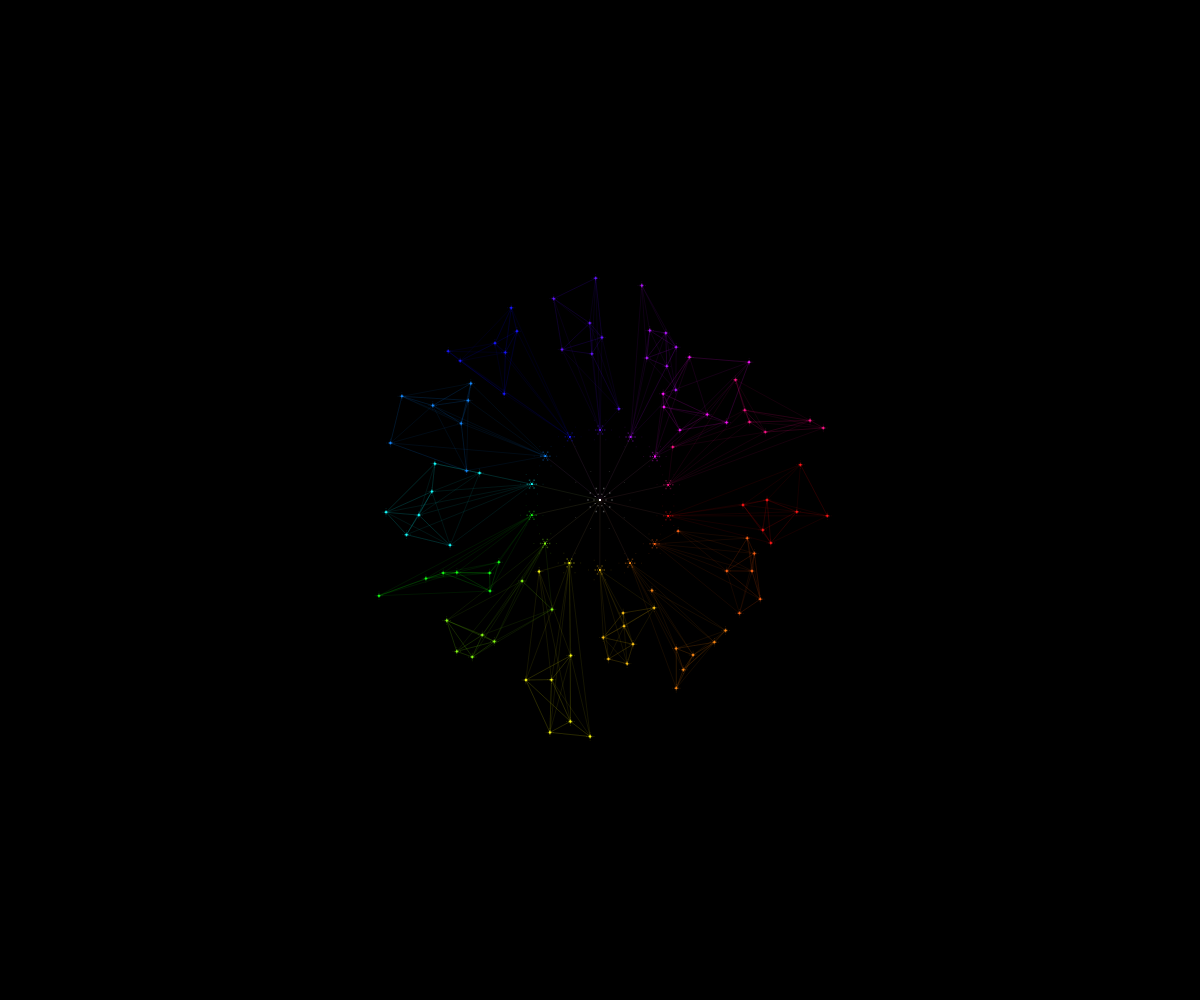
Frame 1 (no input)
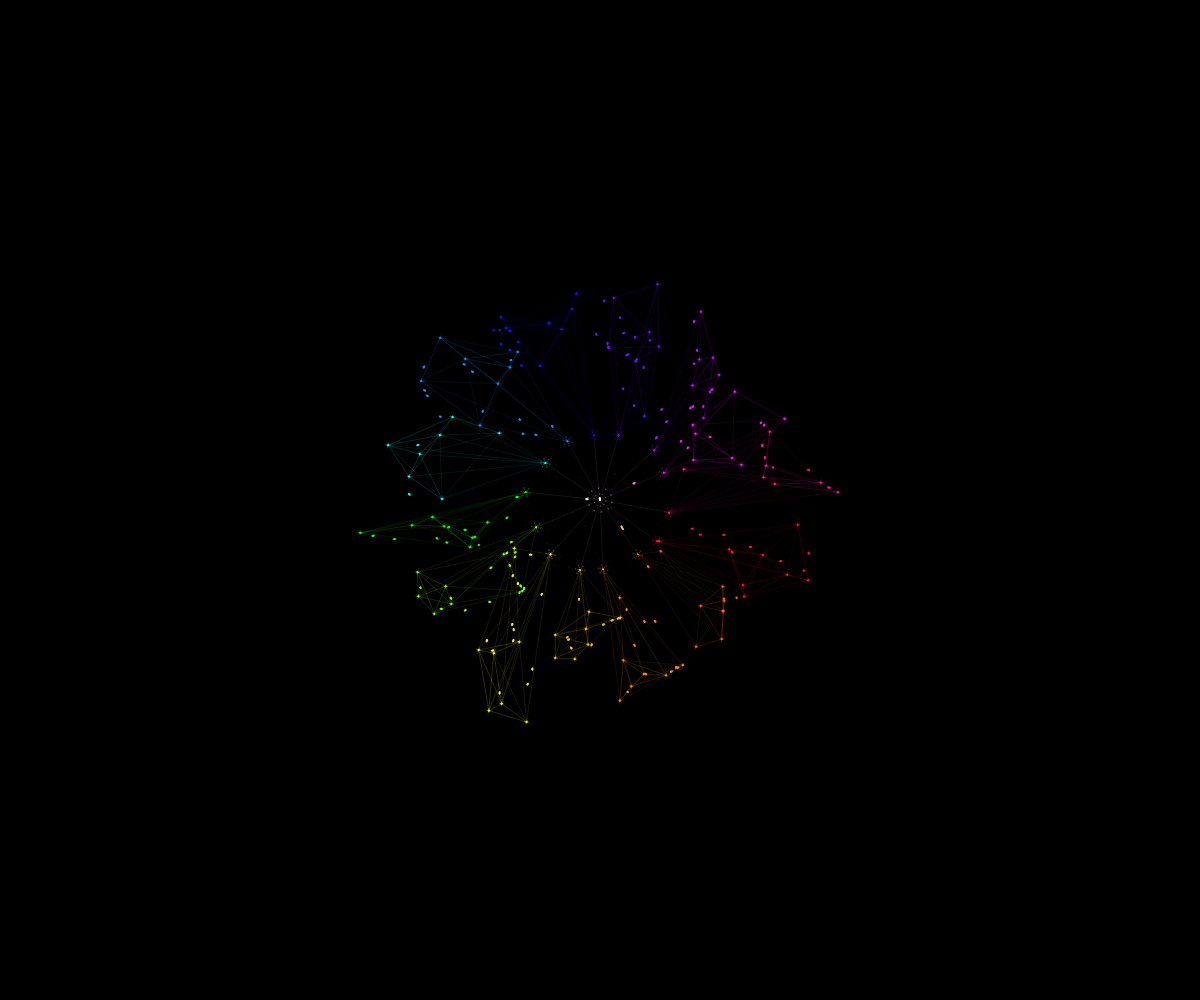
Frame 60 (no input)
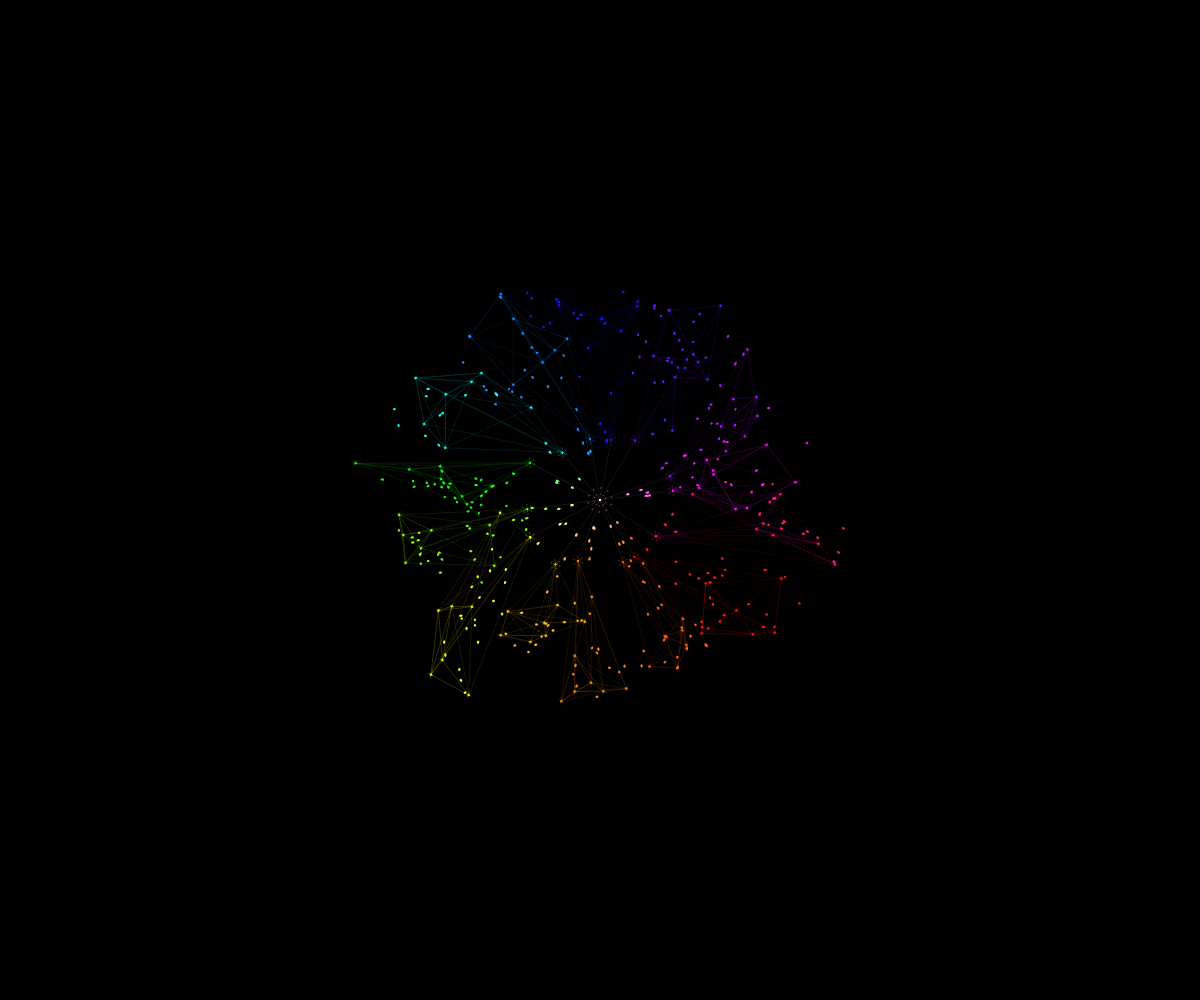
Frame 120 (the mouse pressed at the canvas centre since frame 60)

The p5.js sketch that drew these frames (run headless with seeded random() and noise() and a simulated clock; from frame 60 on, the mouse is pressed at the canvas centre):

// p5.js sketch
// ── sketch.js
// Global arrays
let nodes = [];
let particles = [];
let edges = [];

// All constants first
const NUM_NODES = 112;
const NUM_EDGES = 20;
const PARTICLE_LIFESPAN = 1500;  // Reduced from 4000
const MAX_SPEED = 1.5;      // Reduced from 2.0
const MAX_FORCE = 0.05;      // Reduced from 0.1
const EDGE_INFLUENCE_RADIUS = 25;  // Reduced to minimize cross-edge influence
const SPAWN_RATE = 0.096;  // Increased from 0.08 (20% more)
const NODE_SIZE = 5;  // Reduced from 6 for less crowding
const MIN_RADIUS = 150;  // Reduced from 180
const MAX_RADIUS = 320;  // Reduced from 380
const HUB_SIZE = 40;   // Reduced from 50
const MINIHUB_SIZE = 15;  // Reduced from 20
const MINIHUB_RADIUS = 70;  // Reduced from 100
const PARTICLE_TRAIL_LENGTH = 4;  // Slightly reduced from 5
const TRAIL_ALPHA_STEP = 1.0;     // Increased from 0.8 for much faster fade-out
const TRAIL_WIDTH_START = 1.5;    // Reduced from 3.0 (half size)
const TRAIL_WIDTH_END = 0.1;      // Reduced from 0.2 (half size)
const NODE_INFLUENCE_RADIUS = 22;  // Further reduced to prevent congestion
const EDGE_LENGTH = 300;  // New constant for standardized edge influence
const INITIAL_SPEED = 1.0;     // Reduced from 1.5
const BURST_AMOUNT = 400;  // Doubled from 200
const MIN_LIFESPAN = 500;    // Reduced from 1000
const MAX_PARTICLES = 4800;  // Increased from 4000 (20% more)
const PARTICLE_POOL_SIZE = 1920;  // Increased from 1600 (20% more)
const POSITION_HISTORY_SIZE = 10;  // Match PARTICLE_TRAIL_LENGTH

// Adjust these constants for smoother movement
const NODE_DRIFT_SPEED = 1.6;  // Doubled from 0.8
const NODE_DRIFT_RANGE = 15;  // Reduced from 20

// Add these constants for minihub placement
const MINIHUB_MIN_RADIUS = 60;  // Reduced from 80
const MINIHUB_MAX_RADIUS = 90; // Reduced from 120

// Adjust these constants for node distribution
const SPOKE_MIN_RADIUS = 30;  // Reduced from 40
const SPOKE_MAX_RADIUS = 90;  // Reduced from 120

// Adjust these constants for less "glow"
const NODE_RAY_MULTIPLIER = 1.2;  // Reduced from 1.5
const NODE_RAY_STEPS = 3;        // Reduced from 4

// Define colors constant
const NODE_COLORS = [
  { h: 0,   s: 90, b: 100 },  // Red
  { h: 20,  s: 90, b: 100 },  // Orange-Red
  { h: 30,  s: 90, b: 100 },  // Orange
  { h: 45,  s: 90, b: 100 },  // Orange-Yellow
  { h: 60,  s: 90, b: 100 },  // Yellow
  { h: 90,  s: 90, b: 100 },  // Lime
  { h: 120, s: 90, b: 100 },  // Green
  { h: 180, s: 90, b: 100 },  // Cyan
  { h: 210, s: 90, b: 100 },  // Sky Blue
  { h: 240, s: 90, b: 100 },  // Blue
  { h: 260, s: 90, b: 100 },  // Indigo
  { h: 280, s: 90, b: 100 },  // Purple
  { h: 300, s: 90, b: 100 },  // Magenta
  { h: 330, s: 90, b: 100 }   // Pink
];

// Add this to the top of the file
let frameCount = 0;
let lastCleanupTime = 0;

// Add these constants for edge visualization
const EDGE_VISIBILITY = 0.08;  // Increased from 0.045 for brighter edges
const EDGE_WEIGHT = 0.6;      // Increased from 0.45 for thicker edges

// Modify these constants for boundary handling
const BOUNDARY_MARGIN = 100;  // Increased from 50 for a softer edge
const BOUNDARY_FORCE = 0.2;   // Reduced from 0.4 for gentler correction

// Add this constant for edge fading
const EDGE_FADE_DISTANCE = 80; // Distance over which particles fade out near edges

// Add these constants for rotation
const ROTATION_SPEED = 0.0032; // Doubled from 0.0016
let rotationAngle = 0;         // Current rotation angle

// Add these constants for edge weights
const EDGE_WEIGHT_REGULAR = 1;  // Regular node-to-node connections
const EDGE_WEIGHT_TO_MINIHUB = 2;  // Edges pointing to minihubs
const EDGE_WEIGHT_TO_HUB = 4;  // Edges pointing to the hub

// Add these constants for differential rotation
const INNER_ROTATION_MULTIPLIER = 1.5; // Inner nodes rotate faster
const OUTER_ROTATION_MULTIPLIER = 0.8; // Outer nodes rotate slower
const ROTATION_TRANSITION_START = 150; // Distance where transition begins
const ROTATION_TRANSITION_END = 300;   // Distance where transition ends

// Add these constants for click interaction
const CLICK_INFLUENCE_RADIUS = 60;  // Reduced from 100 for smaller radius
const CLICK_FORCE_MAGNITUDE = 0.6;  // Keep the same force magnitude
const CLICK_EFFECT_DURATION = 25;   // Keep the same duration

// Add these variables to track click state
let clickActive = false;
let clickPosition = null;
let clickTimer = 0;

// Add these variables for multi-touch support
let touchPoints = [];
const MAX_TOUCH_POINTS = 5; // Maximum number of simultaneous touch points to track

// Add this constant for continuous distortion
const CONTINUOUS_SPAWN_RATE = 0.3; // Chance to spawn particles while holding

// Add these constants for pressure effect
const PRESSURE_MAX_BUILDUP = 3.0;       // Maximum pressure multiplier
const PRESSURE_BUILDUP_RATE = 0.08;     // How quickly pressure builds up
const PRESSURE_SPAWN_INCREASE = 0.15;   // Increase spawn rate with pressure
const PRESSURE_FORCE_INCREASE = 0.08;   // Increase force with pressure

// Class definitions next
class Edge {
  constructor(startNode, endNode) {
    this.startNode = startNode;
    this.endNode = endNode;
    this.direction = p5.Vector.sub(endNode.pos, startNode.pos).normalize();
    this.magnitude = EDGE_LENGTH;
    
    // Assign weight based on node types
    if (endNode.isHub) {
      this.weight = EDGE_WEIGHT_TO_HUB;
    } else if (endNode.isMinihub) {
      this.weight = EDGE_WEIGHT_TO_MINIHUB;
    } else {
      this.weight = EDGE_WEIGHT_REGULAR;
    }
  }
  
  // Add this method to display the edge
  display() {
    // Use node colors for edge gradient with increased visibility
    let startColor = color(this.startNode.hue, this.startNode.saturation, this.startNode.brightness, EDGE_VISIBILITY);
    let endColor = color(this.endNode.hue, this.endNode.saturation, this.endNode.brightness, EDGE_VISIBILITY);
    
    // Draw a brighter line
    strokeWeight(EDGE_WEIGHT);
    stroke(lerpColor(startColor, endColor, 0.5));
    line(this.startNode.pos.x, this.startNode.pos.y, this.endNode.pos.x, this.endNode.pos.y);
  }
}

class Node {
  constructor(x, y, isHub = false, colorIndex = 0, isMinihub = false) {
    this.pos = createVector(x, y);
    this.isHub = isHub;
    this.isMinihub = isMinihub;
    this.colorIndex = colorIndex;
    this.size = isHub ? HUB_SIZE : (isMinihub ? MINIHUB_SIZE : NODE_SIZE);
    
    // Hub is white, other nodes use fixed colors
    if (isHub) {
      this.hue = 0;
      this.saturation = 0;
      this.brightness = 100;
    } else if (isMinihub) {
      let color = NODE_COLORS[colorIndex];
      this.hue = color.h;
      this.saturation = color.s;
      this.brightness = color.b;
    } else {
      // Regular nodes get 20% brighter (capped at 100)
      let color = NODE_COLORS[colorIndex];
      this.hue = color.h;
      this.saturation = color.s;
      this.brightness = min(100, color.b * 1.2); // Increase brightness by 20%
    }
    
    this.outgoingEdges = [];
    
    // Replace noise-based movement with vector-based
    this.originalPos = createVector(x, y);
    this.driftAngle = random(TWO_PI);
    this.driftSpeed = isHub ? 0 : NODE_DRIFT_SPEED;
    this.driftAmount = 0;
    this.driftDirection = 1; // 1 for outward, -1 for inward
  }

  display() {
    // Reduce ray count based on node type
    let numRays = this.isHub ? 10 : (this.isMinihub ? 6 : 4);
    let innerLength = this.size * 0.3;  // Reduced from 0.4
    let outerLength = this.size * NODE_RAY_MULTIPLIER;
    
    // Draw two sets of rays for more density near center
    for (let i = 0; i < numRays; i++) {
      let angle = TWO_PI * i / numRays;
      
      // Inner shorter ray
      drawGradientLine(
        this.pos.x, this.pos.y,
        this.pos.x + cos(angle) * innerLength,
        this.pos.y + sin(angle) * innerLength,
        color(this.hue, this.saturation, this.brightness, 0.7),  // Reduced from 0.8
        color(this.hue, this.saturation, this.brightness, 0.3)   // Reduced from 0.4
      );
      
      // Outer longer ray
      drawGradientLine(
        this.pos.x + cos(angle) * innerLength,
        this.pos.y + sin(angle) * innerLength,
        this.pos.x + cos(angle) * outerLength,
        this.pos.y + sin(angle) * outerLength,
        color(this.hue, this.saturation, this.brightness, 0.3),  // Reduced from 0.4
        color(this.hue, this.saturation, this.brightness, 0)
      );
    }
  }

  spawnParticle() {
    if (this.outgoingEdges.length > 0 && random() < SPAWN_RATE) {
      this.createParticle();
    }
  }

  // New method to create a single particle
  createParticle() {
    particles.push(new Particle(
      this.pos.x,
      this.pos.y,
      this.hue,
      random(this.outgoingEdges)
    ));
  }

  // New method to spawn multiple particles
  burstParticles(count) {
    for (let i = 0; i < count; i++) {
      if (this.outgoingEdges.length > 0) {
        this.createParticle();
      }
    }
  }

  // Replace the update method with this smoother version
  update() {
    // Skip if hub (stays fixed)
    if (this.isHub) return;
    
    // Update drift angle with tiny increment for smooth rotation
    this.driftAngle += 0.02;
    
    // Update drift amount (distance from original position)
    this.driftAmount += 0.1 * this.driftDirection * this.driftSpeed;
    
    // Reverse direction when reaching limits
    if (this.driftAmount > NODE_DRIFT_RANGE) {
      this.driftDirection = -1;
    } else if (this.driftAmount < 0) {
      this.driftDirection = 1;
      // Change angle more when reversing at center
      this.driftAngle += random(0.2, 0.5);
    }
    
    // Calculate new position with small movement each frame
    let dx = cos(this.driftAngle) * this.driftAmount;
    let dy = sin(this.driftAngle) * this.driftAmount;
    
    // Update position
    this.pos.x = this.originalPos.x + dx;
    this.pos.y = this.originalPos.y + dy;
    
    // Update edge directions
    for (let edge of this.outgoingEdges) {
      edge.direction = p5.Vector.sub(edge.endNode.pos, this.pos).normalize();
    }
  }
}

class Particle {
  constructor(x, y, hue, edge) {
    this.pos = createVector(x, y);
    this.vel = edge.direction.copy().mult(INITIAL_SPEED);
    this.acc = createVector(0, 0);
    this.originalHue = hue;
    this.hue = hue;
    this.currentEdge = edge;
    this.lifespan = PARTICLE_LIFESPAN;
    this.alpha = 1;
    this.visitedHues = [hue];
    this.previousPositions = new Array(POSITION_HISTORY_SIZE).fill(null);
    this.currentHistoryIndex = 0;
    this.sourceHue = edge.startNode.hue;  // Store source node color
    this.targetHue = edge.endNode.hue;    // Store target node color
    this.nodesPassed = 0;  // Track number of nodes visited
    this.minLifespan = MIN_LIFESPAN; // Increased to 500 frames
    
    // Reuse vectors for calculations instead of creating new ones
    this._tempVector = createVector(0, 0);
    this._tempVector2 = createVector(0, 0);
  }

  update() {
    // Simpler trail tracking
    if (!this.trailX) {
      this.trailX = new Array(PARTICLE_TRAIL_LENGTH);
      this.trailY = new Array(PARTICLE_TRAIL_LENGTH);
      for (let i = 0; i < PARTICLE_TRAIL_LENGTH; i++) {
        this.trailX[i] = this.pos.x;
        this.trailY[i] = this.pos.y;
      }
    }
    
    // Shift trail values
    for (let i = PARTICLE_TRAIL_LENGTH - 1; i > 0; i--) {
      this.trailX[i] = this.trailX[i-1];
      this.trailY[i] = this.trailY[i-1];
    }
    this.trailX[0] = this.pos.x;
    this.trailY[0] = this.pos.y;
    
    // Update physics with damping
    this.vel.add(this.acc);
    this.vel.limit(MAX_SPEED);
    // Add slight damping to slow particles down
    this.vel.mult(0.98);
    this.pos.add(this.vel);
    this.acc.mult(0);
    
    // Add boundary checking
    this.checkBoundaries();
    
    // Decrease lifespan
    this.lifespan--;
    
    // Calculate progress along current edge
    let progressToNext = this.getEdgeProgress();
    
    // Simplified color transition
    if (this.currentEdge.endNode.isHub) {
      this.saturation = lerp(90, 0, progressToNext);
    } else if (this.currentEdge.startNode.isHub) {
      this.hue = this.targetHue;
      this.saturation = lerp(0, 90, progressToNext);
    } else {
      this.hue = lerp(this.sourceHue, this.targetHue, progressToNext);
      this.saturation = 90;
    }
    this.brightness = 100;

    // Check if reached end node and switch edges
    let distToEnd = p5.Vector.dist(this.pos, this.currentEdge.endNode.pos);
    if (distToEnd < NODE_INFLUENCE_RADIUS * 0.5) {
      let nextNode = this.currentEdge.endNode;
      this.nodesPassed++;
      
      if (this.nodesPassed >= 3) {
        this.lifespan = 0; // Kill immediately after 3 nodes
        return;
      }
      
      if (nextNode.outgoingEdges.length > 0) {
        // Get edges except those leading back
        let possibleEdges = nextNode.outgoingEdges.filter(edge => 
          edge.endNode !== this.currentEdge.startNode
        );
        
        if (possibleEdges.length === 0) {
          possibleEdges = nextNode.outgoingEdges;
        }
        
        // Use weighted random selection
        this.currentEdge = this.selectWeightedEdge(possibleEdges);
        this.sourceHue = nextNode.hue;
        this.targetHue = this.currentEdge.endNode.hue;
        
        // Smoother transition to new edge direction
        let newDir = this.currentEdge.direction.copy();
        newDir.mult(MAX_SPEED * 0.6); // Reduced speed during transitions
        this.vel.lerp(newDir, 0.4); // Gentler transition
      } else {
        this.lifespan = 0; // Kill if no outgoing edges
      }
    }
  }

  // Simplified display method
  display() {
    const alpha = map(this.lifespan, 0, PARTICLE_LIFESPAN, 0, 1.0);  // Increased from 0.9 to 1.0
    
    // Draw trail segments with more glow
    for (let i = 0; i < PARTICLE_TRAIL_LENGTH - 1; i++) {
      if (this.trailX[i] && this.trailY[i] && this.trailX[i+1] && this.trailY[i+1]) {
        // Use exponential decay for alpha with slower decay
        const segmentAlpha = alpha * pow(0.6, i * 1.0);  // Changed from 0.4 to 0.6 for slower decay
        
        // Skip nearly invisible segments
        if (segmentAlpha > 0.03) {
          // Use exponential decay for width with larger starting width
          const segmentWidth = TRAIL_WIDTH_START * 1.5 * pow(0.6, i);  // Increased width and slowed decay
          
          strokeWeight(segmentWidth);
          stroke(this.hue, this.saturation, this.brightness, segmentAlpha);
          line(this.trailX[i], this.trailY[i], this.trailX[i+1], this.trailY[i+1]);
        }
      }
    }
  }

  follow() {
    // Use gentler force for edge following
    let desiredDirection = this.currentEdge.direction.copy();
    let force = desiredDirection.mult(MAX_FORCE * 0.8); // Reduced force
    
    // Add gentle correction if too far from edge
    let distFromEdge = this.distToEdge(this.currentEdge);
    if (distFromEdge > EDGE_INFLUENCE_RADIUS * 0.3) {
      let nearestPoint = this.getNearestPointOnEdge(this.currentEdge);
      let correction = p5.Vector.sub(nearestPoint, this.pos);
      correction.normalize().mult(MAX_FORCE * 0.6); // Gentler correction
      force.add(correction);
    }

    this.applyForce(force);
  }

  getNearestPointOnEdge(edge) {
    // Reuse temp vectors instead of creating new ones
    this._tempVector.set(edge.endNode.pos.x - edge.startNode.pos.x, 
                        edge.endNode.pos.y - edge.startNode.pos.y);
    this._tempVector2.set(this.pos.x - edge.startNode.pos.x, 
                         this.pos.y - edge.startNode.pos.y);
    
    let dot = this._tempVector2.dot(this._tempVector);
    let projectionLength = constrain(dot / this._tempVector.magSq(), 0, 1);
    
    return createVector(
      edge.startNode.pos.x + this._tempVector.x * projectionLength,
      edge.startNode.pos.y + this._tempVector.y * projectionLength
    );
  }

  distToEdge(edge) {
    // Calculate distance from point to line segment
    let a = p5.Vector.sub(edge.endNode.pos, edge.startNode.pos);
    let b = p5.Vector.sub(this.pos, edge.startNode.pos);
    let c = p5.Vector.sub(this.pos, edge.endNode.pos);
    
    // If point is beyond the line segment ends, return distance to nearest endpoint
    let dot = b.dot(a) / (a.mag() * a.mag());
    if (dot <= 0) return b.mag();
    if (dot >= 1) return c.mag();
    
    // Return perpendicular distance to line
    let cross = abs(a.cross(b).z);
    return cross / a.mag();
  }

  applyForce(force) {
    this.acc.add(force);
  }

  isDead() {
    return this.lifespan <= 0;
  }

  // Add this method
  getEdgeProgress() {
    let start = this.currentEdge.startNode.pos;
    let end = this.currentEdge.endNode.pos;
    let toPoint = p5.Vector.sub(this.pos, start);
    let edgeVector = p5.Vector.sub(end, start);
    
    let dot = toPoint.dot(edgeVector);
    let progress = dot / edgeVector.magSq();
    return constrain(progress, 0, 1);
  }

  // Modify the Particle.checkBoundaries method for softer edges
  checkBoundaries() {
    let needsCorrection = false;
    let correction = createVector(0, 0);
    let distanceToEdge = Infinity;
    
    // Calculate distance to nearest edge and apply gentle force
    if (this.pos.x < BOUNDARY_MARGIN) {
      correction.x = BOUNDARY_FORCE * (1 - this.pos.x / BOUNDARY_MARGIN);
      needsCorrection = true;
      distanceToEdge = this.pos.x;
    } else if (this.pos.x > width - BOUNDARY_MARGIN) {
      correction.x = -BOUNDARY_FORCE * (1 - (width - this.pos.x) / BOUNDARY_MARGIN);
      needsCorrection = true;
      distanceToEdge = width - this.pos.x;
    }
    
    if (this.pos.y < BOUNDARY_MARGIN) {
      correction.y = BOUNDARY_FORCE * (1 - this.pos.y / BOUNDARY_MARGIN);
      needsCorrection = true;
      distanceToEdge = min(distanceToEdge, this.pos.y);
    } else if (this.pos.y > height - BOUNDARY_MARGIN) {
      correction.y = -BOUNDARY_FORCE * (1 - (height - this.pos.y) / BOUNDARY_MARGIN);
      needsCorrection = true;
      distanceToEdge = min(distanceToEdge, height - this.pos.y);
    }
    
    // Apply correction force if needed (with gradual effect)
    if (needsCorrection) {
      // Apply gradual force instead of hard correction
      this.applyForce(correction);
      
      // Fade out particles near the edge
      if (distanceToEdge < EDGE_FADE_DISTANCE) {
        // Reduce lifespan faster when closer to edge
        let reductionFactor = map(distanceToEdge, 0, EDGE_FADE_DISTANCE, 10, 1);
        this.lifespan -= reductionFactor;
      }
    }
  }

  // Add this new method for weighted edge selection
  selectWeightedEdge(edges) {
    // Calculate total weight
    let totalWeight = 0;
    for (let edge of edges) {
      totalWeight += edge.weight;
    }
    
    // Select random value within total weight
    let randomValue = random(totalWeight);
    
    // Find the edge that corresponds to this random value
    let cumulativeWeight = 0;
    for (let edge of edges) {
      cumulativeWeight += edge.weight;
      if (randomValue <= cumulativeWeight) {
        return edge;
      }
    }
    
    // Fallback (should never reach here)
    return edges[0];
  }

  // Modify the Particle.applyClickForce method for much gentler effect
  applyClickForce(clickPos, pressure = 1.0) {
    // Calculate distance to click
    let distToClick = p5.Vector.dist(this.pos, clickPos);
    
    // Only affect particles within the influence radius (scaled by pressure)
    let influenceRadius = CLICK_INFLUENCE_RADIUS * (1 + pressure * PRESSURE_FORCE_INCREASE);
    
    if (distToClick < influenceRadius) {
      // Calculate force direction (away from click)
      let forceDir = p5.Vector.sub(this.pos, clickPos);
      
      // Scale force based on distance and pressure
      let forceMagnitude = map(distToClick, 0, influenceRadius, 
                           CLICK_FORCE_MAGNITUDE * pressure, 
                           CLICK_FORCE_MAGNITUDE * pressure * 0.1);
      
      // Normalize and scale the force
      forceDir.normalize().mult(forceMagnitude);
      
      // Apply the force
      this.applyForce(forceDir);
      
      // Add minimal random variation
      let randomForce = p5.Vector.random2D().mult(forceMagnitude * 0.1);
      this.applyForce(randomForce);
      
      // Increase particle speed based on pressure
      this.vel.mult(1.02 + (pressure * 0.01));
    }
  }
}

// Helper functions
function shuffleArray(array, inPlace = false) {
  let arr = inPlace ? array : [...array];
  for (let i = arr.length - 1; i > 0; i--) {
    let j = floor(random(i + 1));
    [arr[i], arr[j]] = [arr[j], arr[i]];
  }
  return arr;
}

// Modify drawGradientLine for more glow
function drawGradientLine(x1, y1, x2, y2, c1, c2) {
  let steps = NODE_RAY_STEPS;
  let stepSize = 1.5;  // Increased from 1.0 for more glow
  for (let i = 0; i < steps; i++) {
    let t = i / (steps - 1);
    let x = lerp(x1, x2, t);
    let y = lerp(y1, y2, t);
    let c = lerpColor(c1, c2, t);
    noStroke();
    fill(c);
    let size = stepSize * (1 - t * 0.8); // Reduced decay for larger glow
    rect(x - size/2, y - size/2, size, size);
  }
}

// p5.js functions last
function setup() {
  createCanvas(windowWidth, windowHeight);
  colorMode(HSB, 360, 100, 100, 1);
  
  // Create central hub node
  let hubNode = new Node(width/2, height/2, true);
  nodes.push(hubNode);
  
  // Create nodes in color-based clusters with minihubs
  for (let colorIndex = 0; colorIndex < NODE_COLORS.length; colorIndex++) {
    let numNodesInCluster = floor(NUM_NODES / NODE_COLORS.length);
    let baseAngle = TWO_PI * colorIndex / NODE_COLORS.length;
    let spreadAngle = TWO_PI / NODE_COLORS.length;
    
    // Create minihub at fixed radius with even spacing
    let minihubAngle = baseAngle + spreadAngle * 0.5;
    let minihubX = width/2 + cos(minihubAngle) * MINIHUB_RADIUS;
    let minihubY = height/2 + sin(minihubAngle) * MINIHUB_RADIUS;
    let minihub = new Node(minihubX, minihubY, false, colorIndex, true);
    nodes.push(minihub);
    
    // Create regular nodes in a pattern that's closer to minihubs
    for (let i = 0; i < numNodesInCluster - 1; i++) {
      let placed = false;
      while (!placed) {
        // Blend between hub-centric and minihub-centric positioning
        let blendFactor = random(0.3, 0.7); // How much to weight toward minihub vs hub
        
        // Position nodes within color sector but biased toward minihub
        let nodeAngle = baseAngle + random(-spreadAngle * 0.4, spreadAngle * 0.4);
        
        // Distance from hub
        let hubDist = MIN_RADIUS + sqrt(random()) * (MAX_RADIUS - MIN_RADIUS);
        
        // Calculate position relative to hub
        let hubX = width/2 + cos(nodeAngle) * hubDist;
        let hubY = height/2 + sin(nodeAngle) * hubDist;
        
        // Calculate position relative to minihub
        let minihubDist = random(30, 80); // Closer to minihub
        let minihubNodeAngle = random(TWO_PI);
        let minihubX2 = minihubX + cos(minihubNodeAngle) * minihubDist;
        let minihubY2 = minihubY + sin(minihubNodeAngle) * minihubDist;
        
        // Blend the two positions
        let x = lerp(hubX, minihubX2, blendFactor);
        let y = lerp(hubY, minihubY2, blendFactor);
        
        // Check minimum distance from other nodes
        let tooClose = false;
        for (let node of nodes) {
          let d = dist(x, y, node.pos.x, node.pos.y);
          if (d < NODE_SIZE * 2.5) {
            tooClose = true;
            break;
          }
        }
        
        if (!tooClose) {
          nodes.push(new Node(x, y, false, colorIndex));
          placed = true;
        }
      }
    }
  }

  // Clear existing edges and connections
  edges = [];
  for (let node of nodes) {
    node.outgoingEdges = [];
  }

  // Get node groups
  const nonHubNodes = nodes.slice(1);
  const minihubs = nonHubNodes.filter(n => n.isMinihub);
  const regularNodes = nonHubNodes.filter(n => !n.isMinihub);

  // 1. Connect hub to all minihubs (bidirectional)
  for (let minihub of minihubs) {
    let hubToMinihub = new Edge(hubNode, minihub);
    let minihubToHub = new Edge(minihub, hubNode);
    edges.push(hubToMinihub, minihubToHub);
    hubNode.outgoingEdges.push(hubToMinihub);
    minihub.outgoingEdges.push(minihubToHub);
  }

  // 2. Connect each minihub to its color group nodes (bidirectional)
  for (let colorIndex = 0; colorIndex < NODE_COLORS.length; colorIndex++) {
    let colorMinihub = minihubs[colorIndex];
    let colorNodes = regularNodes.filter(n => n.colorIndex === colorIndex);

    // Connect all regular nodes to their minihub (bidirectional)
    for (let node of colorNodes) {
      let nodeToMinihub = new Edge(node, colorMinihub);
      let minihubToNode = new Edge(colorMinihub, node);
      edges.push(nodeToMinihub, minihubToNode);
      node.outgoingEdges.push(nodeToMinihub);
      colorMinihub.outgoingEdges.push(minihubToNode);
    }
  }

  // 3. Connect each regular node to its 4 closest neighbors in the same color group
  for (let colorIndex = 0; colorIndex < NODE_COLORS.length; colorIndex++) {
    let colorNodes = regularNodes.filter(n => n.colorIndex === colorIndex);
    
    for (let node of colorNodes) {
      // Calculate distances to other nodes in same color group
      let distances = colorNodes
        .filter(n => n !== node) // Exclude self
        .map(n => ({
          node: n,
          distance: dist(node.pos.x, node.pos.y, n.pos.x, n.pos.y)
        }))
        .sort((a, b) => a.distance - b.distance); // Sort by distance
      
      // Connect to closest nodes (up to 4)
      for (let i = 0; i < 4 && i < distances.length; i++) {
        let targetNode = distances[i].node;
        
        // Create bidirectional connection
        let edgeOut = new Edge(node, targetNode);
        let edgeIn = new Edge(targetNode, node);
        
        edges.push(edgeOut, edgeIn);
        node.outgoingEdges.push(edgeOut);
        targetNode.outgoingEdges.push(edgeIn);
      }
    }
  }
}

function draw() {
  background(0);
  frameCount++;
  
  // Update rotation angle
  rotationAngle += ROTATION_SPEED;
  
  // More aggressive cleanup
  if (frameCount % 30 === 0) {
    optimizeMemory();
  }
  
  // Save the current transformation state
  push();
  
  // Translate to center of canvas
  translate(width/2, height/2);
  
  // Apply rotation
  rotate(rotationAngle);
  
  // Translate back to origin
  translate(-width/2, -height/2);
  
  // Update nodes with differential rotation
  if (frameCount % 2 === 0) {
    for (let node of nodes) {
      // Apply differential rotation based on distance from center
      if (!node.isHub) { // Skip the hub node for rotation calculation
        // Calculate distance from center
        let dx = node.originalPos.x - width/2;
        let dy = node.originalPos.y - height/2;
        let distFromCenter = sqrt(dx*dx + dy*dy);
        
        // Calculate rotation multiplier based on distance
        let rotationMultiplier;
        if (distFromCenter < ROTATION_TRANSITION_START) {
          rotationMultiplier = INNER_ROTATION_MULTIPLIER;
        } else if (distFromCenter > ROTATION_TRANSITION_END) {
          rotationMultiplier = OUTER_ROTATION_MULTIPLIER;
        } else {
          // Smooth transition between inner and outer rotation speeds
          let t = (distFromCenter - ROTATION_TRANSITION_START) / 
                  (ROTATION_TRANSITION_END - ROTATION_TRANSITION_START);
          rotationMultiplier = lerp(INNER_ROTATION_MULTIPLIER, OUTER_ROTATION_MULTIPLIER, t);
        }
        
        // Apply rotation to original position
        let angle = atan2(dy, dx);
        let newAngle = angle + ROTATION_SPEED * rotationMultiplier;
        node.originalPos.x = width/2 + cos(newAngle) * distFromCenter;
        node.originalPos.y = height/2 + sin(newAngle) * distFromCenter;
      }
      
      // Regular update for drift
      node.update();
    }
  }
  
  // Update edges less frequently
  if (frameCount % 4 === 0) {
    for (let edge of edges) {
      edge.direction = p5.Vector.sub(edge.endNode.pos, edge.startNode.pos).normalize();
    }
  }
  
  // Draw edges first (behind nodes and particles)
  for (let edge of edges) {
    edge.display();
  }
  
  // Process particles in batches
  const maxToProcess = Math.min(particles.length, PARTICLE_POOL_SIZE);
  const batchSize = 80;
  let aliveCount = 0;
  
  for (let i = 0; i < maxToProcess; i += batchSize) {
    const end = Math.min(i + batchSize, maxToProcess);
    for (let j = i; j < end; j++) {
      const p = particles[j];
      if (p && !p.isDead()) {
        // Only follow edge every few frames
        if (frameCount % 4 === 0) {
          p.follow();
        }
        
        // Apply forces from all active touch points with pressure
        for (let touchPoint of touchPoints) {
          p.applyClickForce(touchPoint.pos, touchPoint.pressure);
        }
        
        p.update();
        p.display();
        
        // Compact array in-place
        if (j !== aliveCount) {
          particles[aliveCount] = p;
        }
        aliveCount++;
      }
    }
  }
  
  // Truncate array
  particles.length = aliveCount;
  
  // Display nodes
  for (let node of nodes) {
    node.display();
  }
  
  // Restore the transformation state
  pop();
  
  // Spawn more particles each frame
  if (particles.length < PARTICLE_POOL_SIZE * 0.8) {
    const spawnCount = Math.min(24, nodes.length / 3);  // Increased from 20 (20% more)
    for (let i = 0; i < spawnCount; i++) {
      const randomNodeIndex = Math.floor(random(nodes.length));
      nodes[randomNodeIndex].spawnParticle();
    }
  }

  // Update click timer
  if (clickActive) {
    clickTimer--;
    if (clickTimer <= 0) {
      clickActive = false;
      clickPosition = null;
    }
  }

  // Update and remove expired touch points
  for (let i = touchPoints.length - 1; i >= 0; i--) {
    // Update hold time and pressure
    touchPoints[i].holdTime++;
    
    // Increase pressure based on hold time (with a maximum)
    touchPoints[i].pressure = min(
      PRESSURE_MAX_BUILDUP, 
      1.0 + (touchPoints[i].holdTime * PRESSURE_BUILDUP_RATE / 60)
    );
    
    // Spawn more particles as pressure builds
    if (random() < CONTINUOUS_SPAWN_RATE * (1 + touchPoints[i].pressure * PRESSURE_SPAWN_INCREASE)) {
      spawnParticlesAtPoint(touchPoints[i].pos, touchPoints[i].pressure);
    }
    
    // Update timer
    touchPoints[i].timer--;
    if (touchPoints[i].timer <= 0) {
      touchPoints.splice(i, 1);
    }
  }
}

// Add this function to transform mouse coordinates based on rotation
function getRotatedMouseCoordinates() {
  // Calculate mouse position relative to center
  let mx = mouseX - width/2;
  let my = mouseY - height/2;
  
  // Apply inverse rotation to get coordinates in the rotated space
  let rotatedX = mx * cos(-rotationAngle) - my * sin(-rotationAngle);
  let rotatedY = mx * sin(-rotationAngle) + my * cos(-rotationAngle);
  
  // Return coordinates relative to origin
  return createVector(rotatedX + width/2, rotatedY + height/2);
}

// Modify mousePressed function to use smaller radius
function mousePressed() {
  // Get rotated mouse coordinates
  let newPoint = {
    pos: getRotatedMouseCoordinates(),
    timer: CLICK_EFFECT_DURATION,
    id: Date.now(),
    pressure: 1.0,  // Start with base pressure
    holdTime: 0     // Track how long the touch has been held
  };
  
  // Add to touch points array
  touchPoints.push(newPoint);
  
  // Limit number of touch points
  if (touchPoints.length > MAX_TOUCH_POINTS) {
    touchPoints.shift(); // Remove oldest touch point
  }
  
  // Initial particle burst
  spawnParticlesAtPoint(newPoint.pos);
}

// Add mouseDragged function for continuous interaction
function mouseDragged() {
  // Get rotated mouse coordinates
  let currentPos = getRotatedMouseCoordinates();
  
  // Check if we need to update an existing point or add a new one
  let updated = false;
  for (let point of touchPoints) {
    if (p5.Vector.dist(point.pos, currentPos) < 20) {
      // Update existing point position
      point.pos = currentPos;
      point.timer = CLICK_EFFECT_DURATION; // Reset timer
      updated = true;
      break;
    }
  }
  
  // If not updating an existing point, add a new one
  if (!updated) {
    let newPoint = {
      pos: currentPos,
      timer: CLICK_EFFECT_DURATION,
      id: Date.now(),
      pressure: 1.0,  // Start with base pressure
      holdTime: 0     // Track how long the touch has been held
    };
    touchPoints.push(newPoint);
    
    // Limit number of touch points
    if (touchPoints.length > MAX_TOUCH_POINTS) {
      touchPoints.shift();
    }
  }
  
  // Chance to spawn particles while dragging
  if (random() < CONTINUOUS_SPAWN_RATE) {
    spawnParticlesAtPoint(currentPos, 2); // Spawn fewer particles during continuous interaction
  }
  
  return false; // Prevent default behavior
}

// Add touchStarted function for iPad support
function touchStarted() {
  // Handle all active touches
  for (let i = 0; i < touches.length && i < MAX_TOUCH_POINTS; i++) {
    // Convert touch to canvas coordinates
    let touchX = touches[i].x;
    let touchY = touches[i].y;
    
    // Get rotated coordinates
    let rotatedPos = getRotatedTouchCoordinates(touchX, touchY);
    
    // Create new touch point
    let newPoint = {
      pos: rotatedPos,
      timer: CLICK_EFFECT_DURATION,
      id: touches[i].id,
      pressure: 1.0,  // Start with base pressure
      holdTime: 0     // Track how long the touch has been held
    };
    
    // Add to touch points array
    touchPoints.push(newPoint);
    
    // Initial particle burst
    spawnParticlesAtPoint(rotatedPos);
  }
  
  // Limit number of touch points
  while (touchPoints.length > MAX_TOUCH_POINTS) {
    touchPoints.shift();
  }
  
  return false; // Prevent default behavior
}

// Add touchMoved function for iPad dragging
function touchMoved() {
  // Handle all active touches
  for (let i = 0; i < touches.length && i < MAX_TOUCH_POINTS; i++) {
    let touchX = touches[i].x;
    let touchY = touches[i].y;
    let rotatedPos = getRotatedTouchCoordinates(touchX, touchY);
    
    // Find matching touch point or create new one
    let found = false;
    for (let point of touchPoints) {
      if (point.id === touches[i].id) {
        point.pos = rotatedPos;
        point.timer = CLICK_EFFECT_DURATION;
        found = true;
        break;
      }
    }
    
    if (!found) {
      touchPoints.push({
        pos: rotatedPos,
        timer: CLICK_EFFECT_DURATION,
        id: touches[i].id,
        pressure: 1.0,  // Start with base pressure
        holdTime: 0     // Track how long the touch has been held
      });
    }
    
    // Chance to spawn particles while dragging
    if (random() < CONTINUOUS_SPAWN_RATE) {
      spawnParticlesAtPoint(rotatedPos, 2);
    }
  }
  
  return false; // Prevent default behavior
}

// Helper function to get rotated touch coordinates
function getRotatedTouchCoordinates(x, y) {
  // Calculate touch position relative to center
  let tx = x - width/2;
  let ty = y - height/2;
  
  // Apply inverse rotation
  let rotatedX = tx * cos(-rotationAngle) - ty * sin(-rotationAngle);
  let rotatedY = tx * sin(-rotationAngle) + ty * cos(-rotationAngle);
  
  // Return coordinates relative to origin
  return createVector(rotatedX + width/2, rotatedY + height/2);
}

// Helper function to spawn particles at a point
function spawnParticlesAtPoint(position, multiplier = 1) {
  // Find nodes near position
  for (let node of nodes) {
    let distToPoint = dist(node.pos.x, node.pos.y, position.x, position.y);
    if (distToPoint < CLICK_INFLUENCE_RADIUS * 0.7) {
      // Spawn particles from nearby nodes
      let burstAmount = floor(map(distToPoint, 0, CLICK_INFLUENCE_RADIUS * 0.7, 4 * multiplier, 1 * multiplier));
      if (node.outgoingEdges.length > 0) {
        for (let i = 0; i < burstAmount; i++) {
          node.createParticle();
        }
      }
    }
  }
}

// Add these functions for memory management
function windowResized() {
  resizeCanvas(windowWidth, windowHeight);
  cleanup();
}

function cleanup() {
  // Keep only the most recent particles
  if (particles.length > PARTICLE_POOL_SIZE / 2) {
    particles.splice(0, particles.length - PARTICLE_POOL_SIZE / 2);
  }
}

// Call cleanup when window loses focus
window.onblur = cleanup;

// Add this function for aggressive cleanup
function aggressiveCleanup() {
  // If we have too many particles, keep only the newest ones
  if (particles.length > PARTICLE_POOL_SIZE * 0.8) {
    // Sort by lifespan (higher = newer)
    particles.sort((a, b) => b.lifespan - a.lifespan);
    // Keep only the newest particles
    particles.length = Math.floor(PARTICLE_POOL_SIZE * 0.7);
  }
  
  // Force garbage collection (not directly possible in JS, but this helps)
  particles.filter(p => p !== null && p !== undefined);
}

// Optimize memory management for more particles
function optimizeMemory() {
  // Force immediate cleanup with higher threshold
  if (particles.length > PARTICLE_POOL_SIZE * 0.9) {
    console.log("Cleaning up excess particles:", particles.length - PARTICLE_POOL_SIZE);
    particles.length = Math.floor(PARTICLE_POOL_SIZE * 0.8);
  }
} 
